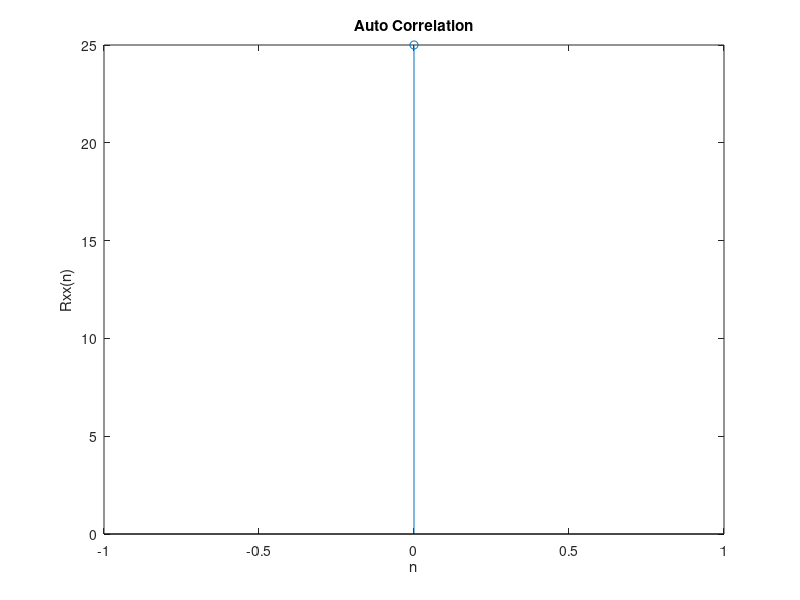

This chart was generated by the following MATLAB code:
% Program to perform Auto Correlation
% Example
%     Enter the input sequence: [1 2 3 4 5 6]
% Output:
%	 6    17    32    50    70    91    70    50    32    17     6

clear all;
x=input('Enter the input sequence: ' );
n1=length(x);
N=2*n1-1;
x1=fliplr(x);
x2=[x1 zeros(1,N-n1)];
h1=[x zeros(1,N-n1)];
for n=1:N
    for m=1:N
        if n>m
        H(m,n)=h1(N-(n-(m+1)));
        else
        H(m,n)=h1(m-(n-1));
        end
    end
end
y=(H*x2');
disp('Output:');
disp(y');
n=0:N-1;
stem(n,y);title('Auto Correlation');
xlabel('n');ylabel('Rxx(n)');
axis tight;